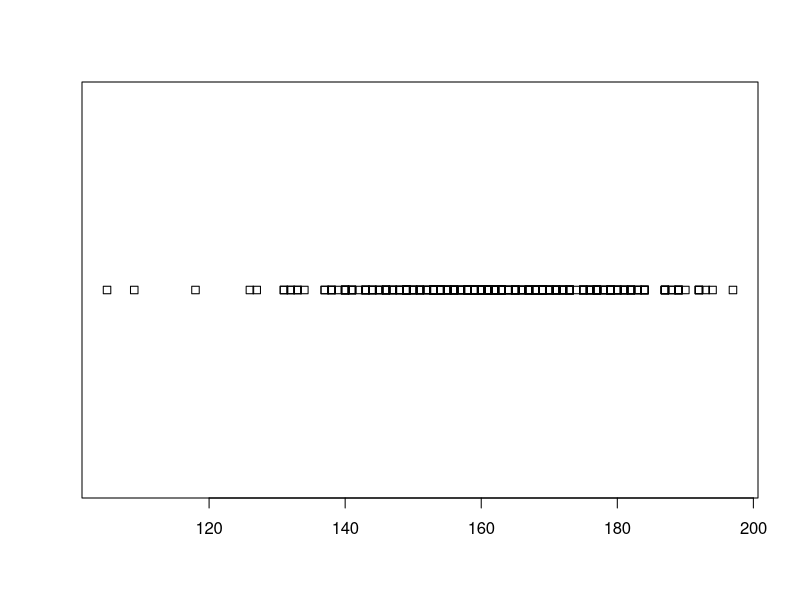
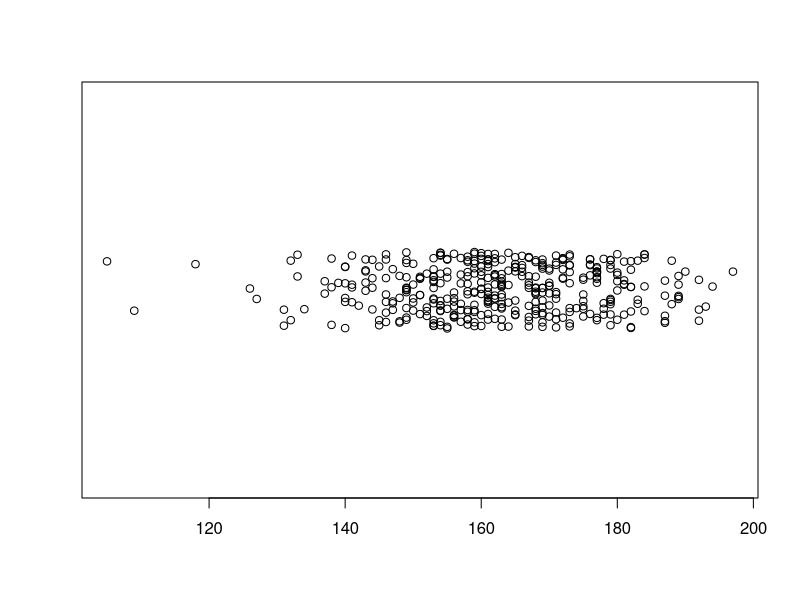
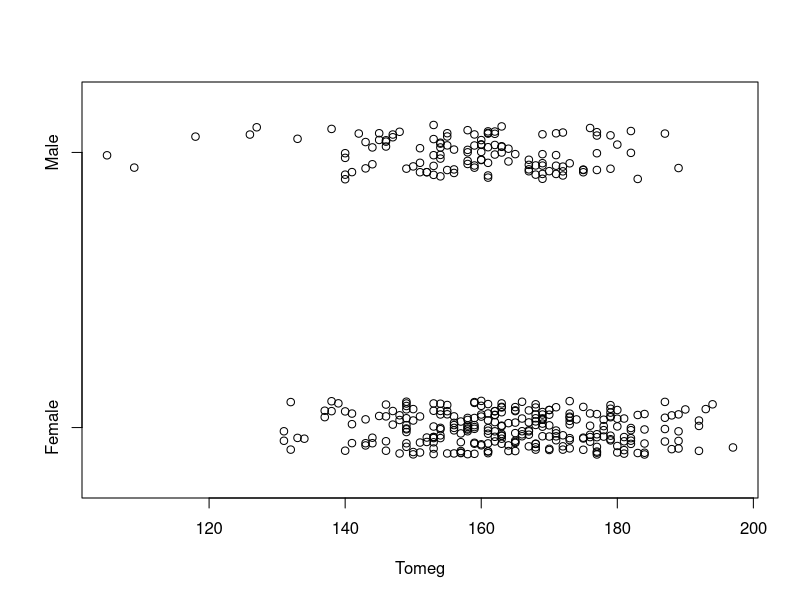
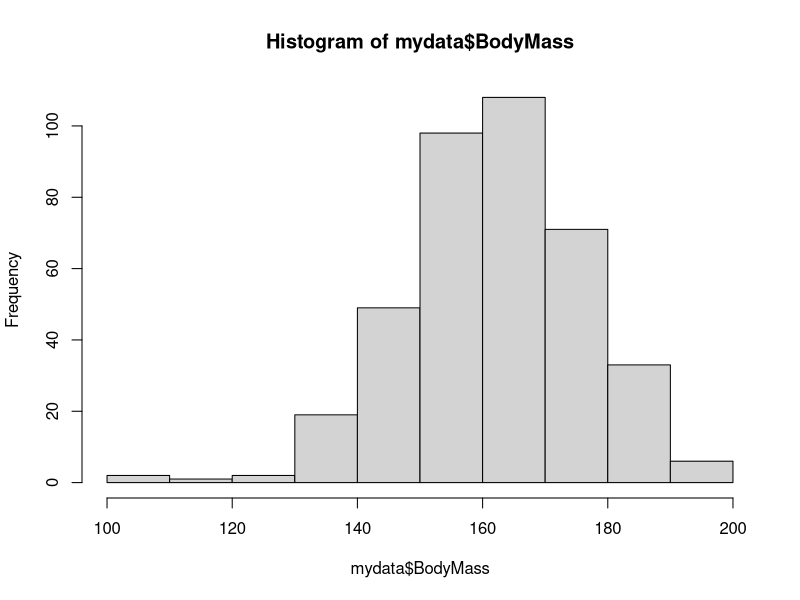
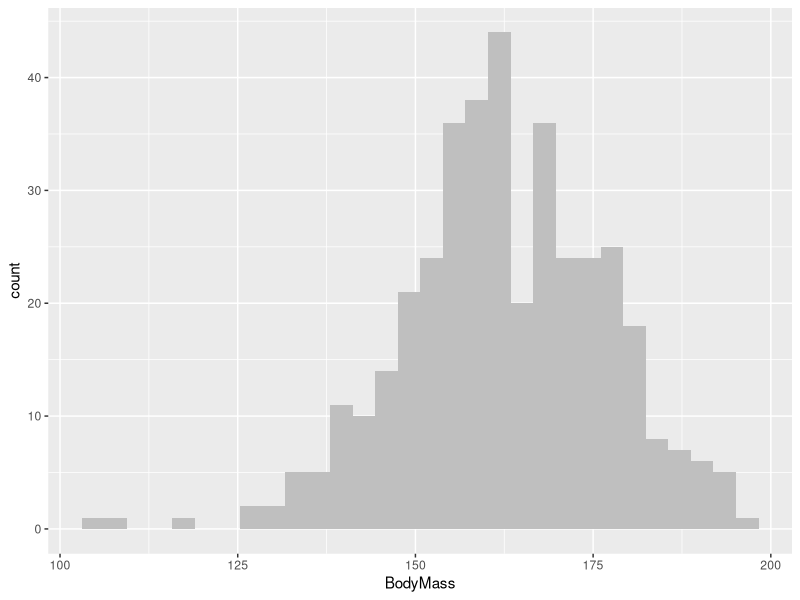
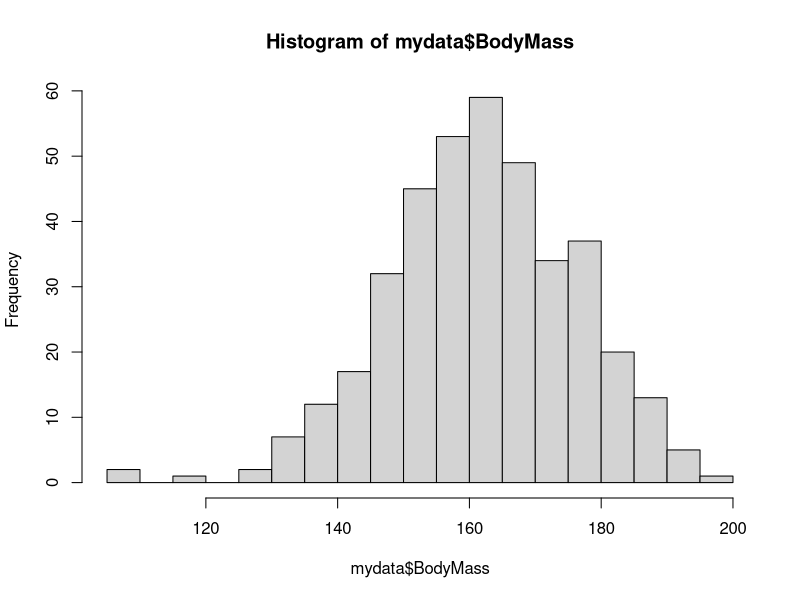
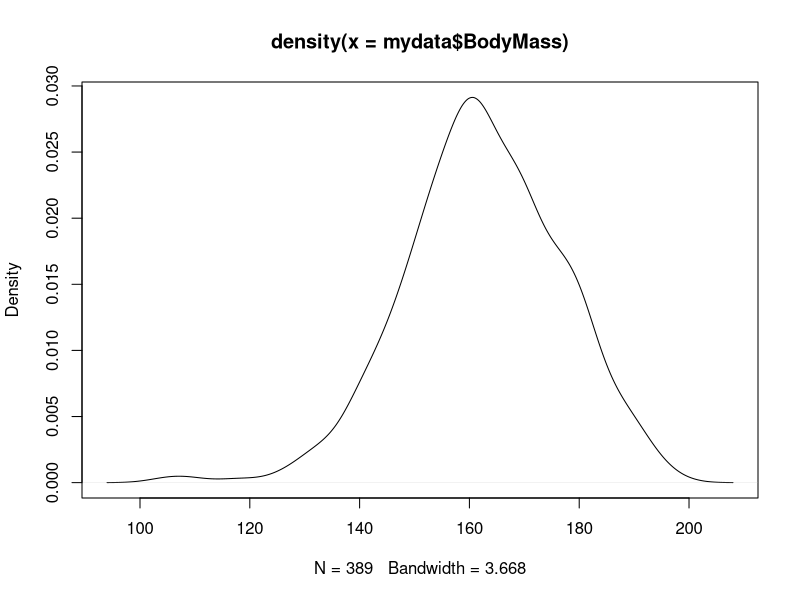
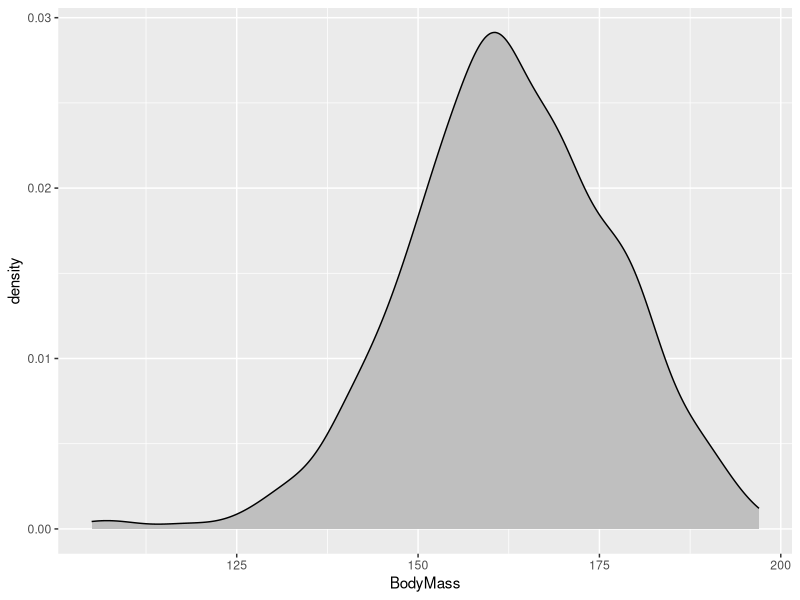

Recreate these plots in R, in order.

######### Deskriptív statisztika #########

#### Egy folytonos változó jellemzése #####
# Dataset: falcon.csv


## Csomagok 
library(tidyverse)
library(RcmdrMisc)

## Adatbeolvasás:

# base R megoldás példa

mydata <- read.table("falcon.csv", 
                     h=T,
                     sep=",")

class(mydata)
str(mydata)
# readR megoldás példa

mydata_tbl <- read_delim("falcon.csv", delim = ",")
class(mydata_tbl)
str(mydata_tbl)


#mindkettő generikus, van speciális esetük is read.csv, read_csv2 read_ csv, read_tsv. 
# bővebben itt : https://readr.tidyverse.org

## helyzeti mutatók

mydata %>% 
  summarise(atlag = mean(BodyMass),
            median = median(BodyMass))

# Módusz egy kicsit nehezebb eset mert nincs ilyen base függvény(!)
# kell csinálni egyet:

Mode <- function(x, na.rm = FALSE) {
  if(na.rm){
    x = x[!is.na(x)]
  }
  
  ux <- unique(x)
  return(ux[which.max(tabulate(match(x, ux)))])
}

# Most már lehet használni
mydata %>% 
  summarise(atlag = mean(BodyMass),
            median = median(BodyMass),
            modusz = Mode(BodyMass))

# kvantiliseket is lehet

quantile(mydata$BodyMass)
quantile(mydata$BodyMass,probs = 0.25)


mydata %>% 
  summarise(atlag = mean(BodyMass),
            median = median(BodyMass),
            modusz = Mode(BodyMass),
            elso_kvartilis = quantile(BodyMass,probs = 0.25)
  )


# a ha nem kell a dplyr akkor a legegyszerubb megoldas talan ez:

numSummary(mydata$BodyMass)

## szóródási mutatók

mydata %>% 
  summarise(sd = sd(BodyMass),
            IQR = IQR(BodyMass),
            MAD = mad(BodyMass),
  )
# a terjedelem trükösebb:

range(mydata$BodyMass)

range(mydata$BodyMass)[2]

mydata %>% 
  summarise(sd = sd(BodyMass),
            IQR = IQR(BodyMass),
            MAD = mad(BodyMass),
            minimum = min(BodyMass),
            maximum = max(BodyMass)
  )
## Csoprtosítás
# dplyr előnye hogy az egyszerű bonyolult a bonyolult viszont egyszerűbb


mydata %>% 
  group_by(Sex) %>% 
  summarise(atlag = mean(BodyMass),
            median = median(BodyMass),
            modusz = Mode(BodyMass)
  )

# több csoport kombinációval
mydata %>% 
  group_by(Sex,Area) %>% 
  summarise(atlag = mean(BodyMass),
            median = median(BodyMass),
            modusz = Mode(BodyMass)
  ) 

# több csoport és több változóval:

mydata %>% 
  group_by(Sex,Area) %>% 
  summarise(across(c(BodyMass,WBone),
                   list(atlag = mean,
                        median = median))) 

# részletesebben itt: https://www.tidyverse.org/blog/2020/04/dplyr-1-0-0-colwise/


## Ábrák egy változóra

# stripchart

stripchart(mydata$BodyMass)

stripchart(mydata$BodyMass,
           method = "jitter",
           pch = 1)

stripchart(mydata$BodyMass~mydata$Sex,
           method = "jitter",
           pch = 1,
           xlab="Tomeg")


# histogram

hist(mydata$BodyMass)

mydata %>% 
  ggplot(aes(x=BodyMass))+
  geom_histogram(fill="grey75")

hist(mydata$BodyMass,
     breaks = 30)

# simított hisztogram
plot(density(mydata$BodyMass))

mydata %>% 
  ggplot(aes(x=BodyMass))+
  geom_density(fill="grey75")

# a hisztogram és a simított hisztogram együtt

mydata %>% 
  ggplot(aes(x=BodyMass,
             y=..density..))+
  geom_histogram(fill="black")+
  geom_density(fill="grey75",
               alpha=0.7)


mydata %>% 
  ggplot(aes(x=BodyMass,
             y=..density..))+
  geom_histogram(bins=15,
                 fill="black")+
  geom_density(fill="grey75",
               alpha=0.7,
               adjust=0.5)

# qqplot
qqnorm(mydata$BodyMass)
qqline(mydata$BodyMass)

mydata %>% 
  ggplot(aes(sample=BodyMass))+
  geom_qq()+
  geom_qq_line()

#kombinálva is gyakran szokták használni

mydata %>% 
  ggplot(aes(sample=BodyMass))+
  geom_qq()+
  geom_qq_line()+
  scale_y_continuous(limits = c(110,210))-> histo

mydata %>% 
  ggplot(aes(x=BodyMass,
             y=..density..))+
  geom_histogram(fill="black")+
  geom_density(fill="grey75",
               alpha=0.7)+
  scale_x_continuous(limits = c(110,210))+
  theme(axis.title.y = element_blank(),
        axis.text.y = element_blank()) -> qq


library(patchwork)
histo+(qq+coord_flip())

# boxplot, violinplot

with(mydata, boxplot(BodyMass,
                     ylab="BodyMass"))

bplot <- with(mydata,boxplot.stats(BodyMass))

mydata %>% ggplot(aes(y=BodyMass))+
  geom_boxplot(notch = F)

mydata %>% ggplot(aes(y=BodyMass,
                      x=Sex))+
  geom_boxplot(notch = T)

#violinplot
mydata %>% ggplot(aes(y=BodyMass,
                      x=Sex))+
  geom_violin(fill="grey75")+
  geom_boxplot(notch = F,
               width = 0.1)

## származtatott változók készítése

# BMI vércse módra

mydata$BMI <- mydata$BodyMass/mydata$WingLength^2

mydata %>% mutate(BMI = BodyMass/WingLength^2) -> mydata

## transzformálás 

mydata$LogWingLength <- log(mydata$WingLength)
mydata$LogWingLength <- sqrt(mydata$WingLength)

mydata %>% 
  mutate(LogWingLength = log(WingLength)) -> mydata

## standardizálás studentizálás 

mydata$M_Center_BodyMass <- scale(mydata$BodyMass, scale = FALSE)
mydata$Student_BodyMass <- scale(mydata$BodyMass, scale = TRUE)

mydata %>% 
  ggplot(aes(x = M_Center_BodyMass))+
  geom_density()

mydata %>% 
  ggplot(aes(x = Student_BodyMass))+
  geom_density()

## rang transzformáció

mydata$Rank_BodyMass <- rank(mydata$BodyMass)

#### Egy kategoriális változó jellemzése #####
#Dataset: falcon.csv

# kontingencia tábla
table(mydata$Sex)
table(mydata$Sex,mydata$Area)

#HF hogyan kell dplyr-el

# kontingencia tábla
prop.table(table(mydata$Sex))
prop.table(table(mydata$Sex,mydata$Area), margin = 1)
prop.table(table(mydata$Sex,mydata$Area), margin = 2)

# HF hogyan kell dplyr-el

##Ábrázolás

#kör diagram
pie(table(mydata$Sex))

#oszlopdiagram
barplot(table(mydata$Sex))

# HF hogyan kell ggplottal (kell az előző HF rész a megoldáshoz)
